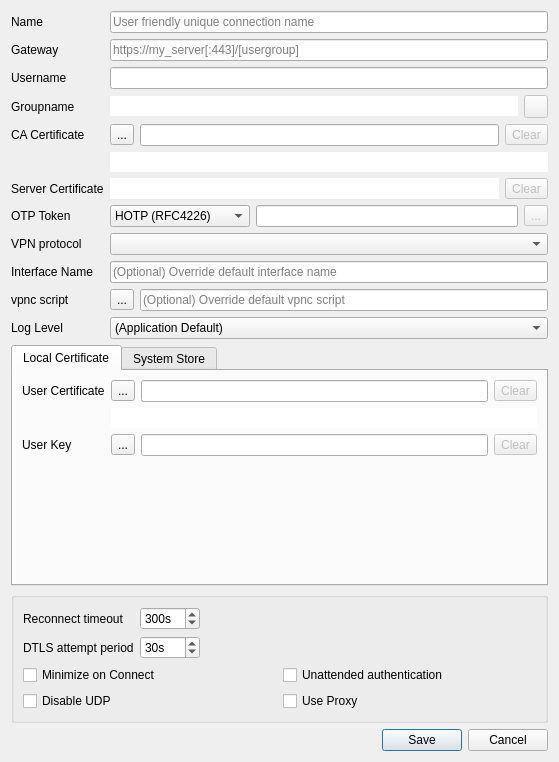
<?xml version="1.0" encoding="UTF-8"?>
<ui version="4.0">
 <class>EditDialog</class>
 <widget class="QDialog" name="EditDialog">
  <property name="geometry">
   <rect>
    <x>0</x>
    <y>0</y>
    <width>559</width>
    <height>762</height>
   </rect>
  </property>
  <property name="windowTitle">
   <string>Edit</string>
  </property>
  <layout class="QVBoxLayout" name="verticalLayout">
   <item>
    <layout class="QFormLayout" name="settingsProfileLayout">
     <property name="fieldGrowthPolicy">
      <enum>QFormLayout::ExpandingFieldsGrow</enum>
     </property>
     <item row="0" column="0">
      <widget class="QLabel" name="nameLabel">
       <property name="text">
        <string>Name</string>
       </property>
      </widget>
     </item>
     <item row="0" column="1">
      <widget class="QLineEdit" name="nameEdit">
       <property name="toolTip">
        <string>This is a friendly name to distinguish the connection</string>
       </property>
       <property name="placeholderText">
        <string>User friendly unique connection name</string>
       </property>
      </widget>
     </item>
     <item row="1" column="0">
      <widget class="QLabel" name="gatewayLabel">
       <property name="text">
        <string>Gateway</string>
       </property>
      </widget>
     </item>
     <item row="1" column="1">
      <widget class="QLineEdit" name="gatewayEdit">
       <property name="toolTip">
        <string>Specify the hostname to connect to; a port may be specified after the host separated with a colon ':'</string>
       </property>
       <property name="statusTip">
        <string/>
       </property>
       <property name="whatsThis">
        <string/>
       </property>
       <property name="placeholderText">
        <string>https://my_server[:443]/[usergroup]</string>
       </property>
      </widget>
     </item>
     <item row="2" column="0">
      <widget class="QLabel" name="usernameLabel">
       <property name="text">
        <string>Username</string>
       </property>
      </widget>
     </item>
     <item row="2" column="1">
      <widget class="QLineEdit" name="usernameEdit">
       <property name="toolTip">
        <string>Specify the username used in that gateway</string>
       </property>
      </widget>
     </item>
     <item row="3" column="0">
      <widget class="QLabel" name="groupnameLabel">
       <property name="text">
        <string>Groupname</string>
       </property>
      </widget>
     </item>
     <item row="3" column="1">
      <layout class="QHBoxLayout" name="groupnameLayout">
       <item>
        <widget class="QLineEdit" name="groupnameEdit">
         <property name="styleSheet">
          <string notr="true">background-color:&quot;transparent&quot;</string>
         </property>
         <property name="frame">
          <bool>false</bool>
         </property>
         <property name="readOnly">
          <bool>true</bool>
         </property>
        </widget>
       </item>
       <item>
        <widget class="QToolButton" name="groupnameClear">
         <property name="enabled">
          <bool>false</bool>
         </property>
         <property name="text">
          <string/>
         </property>
         <property name="icon">
          <iconset resource="../openconnect-gui.qrc">
           <normaloff>:/images/trashcan.png</normaloff>:/images/trashcan.png</iconset>
         </property>
        </widget>
       </item>
      </layout>
     </item>
     <item row="4" column="0">
      <widget class="QLabel" name="caCertificateLabel">
       <property name="text">
        <string>CA Certificate</string>
       </property>
      </widget>
     </item>
     <item row="4" column="1">
      <layout class="QHBoxLayout" name="caCertificatLayout">
       <item>
        <widget class="QToolButton" name="caCertButton">
         <property name="text">
          <string>...</string>
         </property>
        </widget>
       </item>
       <item>
        <widget class="QLineEdit" name="caCertEdit">
         <property name="toolTip">
          <string>Specify the CA certificate, if any; by default the system CAs will be used</string>
         </property>
         <property name="whatsThis">
          <string>&lt;html&gt;&lt;head/&gt;&lt;body&gt;&lt;p&gt;If not set, the system's trusted certificate storage will be used.&lt;/p&gt;&lt;/body&gt;&lt;/html&gt;</string>
         </property>
        </widget>
       </item>
       <item>
        <widget class="QToolButton" name="caCertClear">
         <property name="enabled">
          <bool>false</bool>
         </property>
         <property name="text">
          <string>Clear</string>
         </property>
         <property name="icon">
          <iconset resource="../openconnect-gui.qrc">
           <normaloff>:/images/trashcan.png</normaloff>:/images/trashcan.png</iconset>
         </property>
        </widget>
       </item>
      </layout>
     </item>
     <item row="6" column="0">
      <widget class="QLabel" name="serverCertificateLabel">
       <property name="text">
        <string>Server Certificate</string>
       </property>
      </widget>
     </item>
     <item row="6" column="1">
      <layout class="QHBoxLayout" name="serverCertificateLayout">
       <item>
        <widget class="QLineEdit" name="serverCertHash">
         <property name="font">
          <font>
           <pointsize>10</pointsize>
          </font>
         </property>
         <property name="styleSheet">
          <string notr="true">background-color:&quot;transparent&quot;</string>
         </property>
         <property name="frame">
          <bool>false</bool>
         </property>
         <property name="readOnly">
          <bool>true</bool>
         </property>
        </widget>
       </item>
       <item>
        <widget class="QToolButton" name="serverCertClear">
         <property name="enabled">
          <bool>false</bool>
         </property>
         <property name="text">
          <string>Clear</string>
         </property>
         <property name="icon">
          <iconset resource="../openconnect-gui.qrc">
           <normaloff>:/images/trashcan.png</normaloff>:/images/trashcan.png</iconset>
         </property>
        </widget>
       </item>
      </layout>
     </item>
     <item row="8" column="0">
      <widget class="QLabel" name="otpTokenLabel">
       <property name="text">
        <string>OTP Token</string>
       </property>
      </widget>
     </item>
     <item row="8" column="1">
      <layout class="QHBoxLayout" name="otpTokenLayout">
       <item>
        <widget class="QComboBox" name="tokenBox">
         <property name="minimumSize">
          <size>
           <width>140</width>
           <height>0</height>
          </size>
         </property>
         <property name="currentIndex">
          <number>0</number>
         </property>
         <property name="maxVisibleItems">
          <number>3</number>
         </property>
         <item>
          <property name="text">
           <string notr="true">HOTP (RFC4226)</string>
          </property>
         </item>
         <item>
          <property name="text">
           <string notr="true">TOTP (RFC6238)</string>
          </property>
         </item>
         <item>
          <property name="text">
           <string>STOKEN (RSA)</string>
          </property>
         </item>
        </widget>
       </item>
       <item>
        <widget class="QLineEdit" name="tokenEdit">
         <property name="toolTip">
          <string>This is the token code; should be a hex value (starting with 0x), or a value starting with 'base32:'</string>
         </property>
        </widget>
       </item>
       <item>
        <widget class="QToolButton" name="tokenClear">
         <property name="enabled">
          <bool>false</bool>
         </property>
         <property name="text">
          <string>...</string>
         </property>
         <property name="icon">
          <iconset resource="../openconnect-gui.qrc">
           <normaloff>:/images/trashcan.png</normaloff>:/images/trashcan.png</iconset>
         </property>
        </widget>
       </item>
      </layout>
     </item>
     <item row="9" column="0">
      <widget class="QLabel" name="protocolLabel">
       <property name="text">
        <string>VPN protocol</string>
       </property>
       <property name="buddy">
        <cstring>protocolComboBox</cstring>
       </property>
      </widget>
     </item>
     <item row="9" column="1">
      <widget class="QComboBox" name="protocolComboBox">
       <property name="sizePolicy">
        <sizepolicy hsizetype="Expanding" vsizetype="Fixed">
         <horstretch>0</horstretch>
         <verstretch>0</verstretch>
        </sizepolicy>
       </property>
      </widget>
     </item>
     <item row="5" column="1">
      <widget class="QLineEdit" name="caCertHash">
       <property name="styleSheet">
        <string notr="true">background-color:&quot;transparent&quot;</string>
       </property>
       <property name="frame">
        <bool>false</bool>
       </property>
       <property name="readOnly">
        <bool>true</bool>
       </property>
      </widget>
     </item>
     <item row="10" column="0">
      <widget class="QLabel" name="interfaceNameLabel">
       <property name="text">
        <string>Interface Name</string>
       </property>
      </widget>
     </item>
     <item row="10" column="1">
      <widget class="QLineEdit" name="interfaceNameEdit">
       <property name="toolTip">
        <string>Override default interface name.

This can be useful in advanced scenarios, e.g. for setting up firewall 
or routing rules.

Leave blank for default (usually the server name when using wintun).</string>
       </property>
       <property name="placeholderText">
        <string>(Optional) Override default interface name</string>
       </property>
      </widget>
     </item>
     <item row="11" column="0">
      <widget class="QLabel" name="vpncScriptLabel">
       <property name="text">
        <string>vpnc script</string>
       </property>
      </widget>
     </item>
     <item row="11" column="1">
      <layout class="QHBoxLayout" name="vpncScriptLayout">
       <item>
        <widget class="QToolButton" name="vpncScriptButton">
         <property name="text">
          <string>...</string>
         </property>
        </widget>
       </item>
       <item>
        <widget class="QLineEdit" name="vpncScriptEdit">
         <property name="toolTip">
          <string>Override default vpnc script.

This can be useful in advanced scenarios, e.g. for setting up firewall 
or routing rules.

Leave blank for default.</string>
         </property>
         <property name="placeholderText">
          <string>(Optional) Override default vpnc script</string>
         </property>
        </widget>
       </item>
      </layout>
     </item>
     <item row="12" column="1">
      <widget class="QComboBox" name="loglevelBox">
       <property name="sizePolicy">
        <sizepolicy hsizetype="Expanding" vsizetype="Fixed">
         <horstretch>0</horstretch>
         <verstretch>0</verstretch>
        </sizepolicy>
       </property>
       <property name="currentIndex">
        <number>0</number>
       </property>
       <property name="maxVisibleItems">
        <number>5</number>
       </property>
       <item>
        <property name="text">
         <string>(Application Default)</string>
        </property>
       </item>
       <item>
        <property name="text">
         <string>Error</string>
        </property>
       </item>
       <item>
        <property name="text">
         <string>Info</string>
        </property>
       </item>
       <item>
        <property name="text">
         <string>Debug</string>
        </property>
       </item>
       <item>
        <property name="text">
         <string>Trace</string>
        </property>
       </item>
      </widget>
     </item>
     <item row="12" column="0">
      <widget class="QLabel" name="logLevelLabel">
       <property name="text">
        <string>Log Level</string>
       </property>
      </widget>
     </item>
    </layout>
   </item>
   <item>
    <widget class="QTabWidget" name="settingsTabWidget">
     <property name="currentIndex">
      <number>0</number>
     </property>
     <widget class="QWidget" name="localCertificateTab">
      <attribute name="title">
       <string>Local Certificate</string>
      </attribute>
      <layout class="QVBoxLayout" name="verticalLayout_2">
       <item>
        <layout class="QFormLayout" name="formLayout_2">
         <property name="fieldGrowthPolicy">
          <enum>QFormLayout::ExpandingFieldsGrow</enum>
         </property>
         <item row="1" column="0">
          <widget class="QLabel" name="userCertificateLabel">
           <property name="text">
            <string>User Certificate</string>
           </property>
          </widget>
         </item>
         <item row="1" column="1">
          <layout class="QHBoxLayout" name="userCertificateLayout">
           <item>
            <widget class="QToolButton" name="userCertButton">
             <property name="text">
              <string>...</string>
             </property>
            </widget>
           </item>
           <item>
            <widget class="QLineEdit" name="userCertEdit">
             <property name="toolTip">
              <string>Specify your certificate file, if any</string>
             </property>
            </widget>
           </item>
           <item>
            <widget class="QToolButton" name="userCertClear">
             <property name="enabled">
              <bool>false</bool>
             </property>
             <property name="text">
              <string>Clear</string>
             </property>
             <property name="icon">
              <iconset resource="../openconnect-gui.qrc">
               <normaloff>:/images/trashcan.png</normaloff>:/images/trashcan.png</iconset>
             </property>
            </widget>
           </item>
          </layout>
         </item>
         <item row="2" column="1">
          <widget class="QLineEdit" name="userCertHash">
           <property name="styleSheet">
            <string notr="true">background-color:&quot;transparent&quot;</string>
           </property>
           <property name="frame">
            <bool>false</bool>
           </property>
           <property name="readOnly">
            <bool>true</bool>
           </property>
          </widget>
         </item>
         <item row="3" column="0">
          <widget class="QLabel" name="userKeyLabel">
           <property name="enabled">
            <bool>true</bool>
           </property>
           <property name="text">
            <string>User Key</string>
           </property>
          </widget>
         </item>
         <item row="3" column="1">
          <layout class="QHBoxLayout" name="userKeyLayout">
           <item>
            <widget class="QToolButton" name="userKeyButton">
             <property name="enabled">
              <bool>true</bool>
             </property>
             <property name="text">
              <string>...</string>
             </property>
            </widget>
           </item>
           <item>
            <widget class="QLineEdit" name="userKeyEdit">
             <property name="enabled">
              <bool>true</bool>
             </property>
             <property name="toolTip">
              <string>Specify your key file if any; in case of a PKCS #12 file, you only need to set the certificate</string>
             </property>
            </widget>
           </item>
           <item>
            <widget class="QToolButton" name="userKeyClear">
             <property name="enabled">
              <bool>false</bool>
             </property>
             <property name="text">
              <string>Clear</string>
             </property>
             <property name="icon">
              <iconset resource="../openconnect-gui.qrc">
               <normaloff>:/images/trashcan.png</normaloff>:/images/trashcan.png</iconset>
             </property>
            </widget>
           </item>
          </layout>
         </item>
        </layout>
       </item>
      </layout>
     </widget>
     <widget class="QWidget" name="systemStoreTab">
      <attribute name="title">
       <string>System Store</string>
      </attribute>
      <widget class="QListWidget" name="loadWinCertList">
       <property name="geometry">
        <rect>
         <x>9</x>
         <y>9</y>
         <width>316</width>
         <height>72</height>
        </rect>
       </property>
      </widget>
      <widget class="QWidget" name="layoutWidget">
       <property name="geometry">
        <rect>
         <x>331</x>
         <y>35</y>
         <width>58</width>
         <height>58</height>
        </rect>
       </property>
       <layout class="QVBoxLayout" name="verticalLayout_3">
        <item>
         <widget class="QToolButton" name="loadWinCert">
          <property name="enabled">
           <bool>false</bool>
          </property>
          <property name="toolTip">
           <string extracomment="Select that certificate"/>
          </property>
          <property name="text">
           <string>Select</string>
          </property>
         </widget>
        </item>
        <item>
         <widget class="QToolButton" name="resetWinCertSelection">
          <property name="text">
           <string>Reset</string>
          </property>
         </widget>
        </item>
       </layout>
      </widget>
     </widget>
    </widget>
   </item>
   <item>
    <widget class="QGroupBox" name="settingsGroupBox">
     <layout class="QVBoxLayout" name="verticalLayout_4">
      <item>
       <layout class="QFormLayout" name="formLayout_4">
        <property name="fieldGrowthPolicy">
         <enum>QFormLayout::ExpandingFieldsGrow</enum>
        </property>
        <item row="0" column="0">
         <widget class="QLabel" name="reconnectTimeoutLabel">
          <property name="text">
           <string>Reconnect timeout</string>
          </property>
         </widget>
        </item>
        <item row="0" column="1">
         <widget class="QSpinBox" name="reconnectTimeoutSpinBox">
          <property name="toolTip">
           <string>Keep reconnect attempts until so much seconds are elapsed.
The default timeout is 300 seconds, which means that openconnect can recover VPN connection after a temporary network down time of 300 seconds.</string>
          </property>
          <property name="suffix">
           <string>s</string>
          </property>
          <property name="minimum">
           <number>1</number>
          </property>
          <property name="maximum">
           <number>1000</number>
          </property>
          <property name="value">
           <number>300</number>
          </property>
         </widget>
        </item>
        <item row="1" column="0">
         <widget class="QLabel" name="dtlsAttemptPeriodLabel">
          <property name="text">
           <string>DTLS attempt period</string>
          </property>
         </widget>
        </item>
        <item row="1" column="1">
         <widget class="QSpinBox" name="dtlsAttemptPeriodSpinBox">
          <property name="suffix">
           <string>s</string>
          </property>
          <property name="maximum">
           <number>1000</number>
          </property>
          <property name="value">
           <number>30</number>
          </property>
         </widget>
        </item>
       </layout>
      </item>
      <item>
       <layout class="QGridLayout" name="gridLayout">
        <item row="0" column="0">
         <widget class="QCheckBox" name="minimizeBox">
          <property name="toolTip">
           <string>Enable this to automatically minimize after connection</string>
          </property>
          <property name="text">
           <string>Minimize on Connect</string>
          </property>
         </widget>
        </item>
        <item row="0" column="1">
         <widget class="QCheckBox" name="batchModeBox">
          <property name="toolTip">
           <string>Use unattended authentication where supported</string>
          </property>
          <property name="text">
           <string>Unattended authentication</string>
          </property>
         </widget>
        </item>
        <item row="1" column="0">
         <widget class="QCheckBox" name="disableUdpBox">
          <property name="text">
           <string>Disable UDP</string>
          </property>
         </widget>
        </item>
        <item row="1" column="1">
         <widget class="QCheckBox" name="useProxyBox">
          <property name="toolTip">
           <string>Enable this to use the system's default proxy settings for this server</string>
          </property>
          <property name="text">
           <string>Use Proxy</string>
          </property>
         </widget>
        </item>
       </layout>
      </item>
     </layout>
    </widget>
   </item>
   <item>
    <widget class="QDialogButtonBox" name="buttonBox">
     <property name="orientation">
      <enum>Qt::Horizontal</enum>
     </property>
     <property name="standardButtons">
      <set>QDialogButtonBox::Cancel|QDialogButtonBox::Save</set>
     </property>
    </widget>
   </item>
  </layout>
 </widget>
 <tabstops>
  <tabstop>nameEdit</tabstop>
  <tabstop>gatewayEdit</tabstop>
  <tabstop>usernameEdit</tabstop>
  <tabstop>groupnameClear</tabstop>
  <tabstop>caCertButton</tabstop>
  <tabstop>caCertEdit</tabstop>
  <tabstop>caCertClear</tabstop>
  <tabstop>serverCertClear</tabstop>
  <tabstop>tokenBox</tabstop>
  <tabstop>tokenEdit</tabstop>
  <tabstop>tokenClear</tabstop>
  <tabstop>settingsTabWidget</tabstop>
  <tabstop>userCertButton</tabstop>
  <tabstop>userCertEdit</tabstop>
  <tabstop>userCertClear</tabstop>
  <tabstop>userKeyButton</tabstop>
  <tabstop>userKeyEdit</tabstop>
  <tabstop>userKeyClear</tabstop>
  <tabstop>minimizeBox</tabstop>
  <tabstop>batchModeBox</tabstop>
  <tabstop>disableUdpBox</tabstop>
  <tabstop>useProxyBox</tabstop>
  <tabstop>loadWinCertList</tabstop>
  <tabstop>loadWinCert</tabstop>
 </tabstops>
 <resources>
  <include location="../openconnect-gui.qrc"/>
 </resources>
 <connections/>
</ui>
